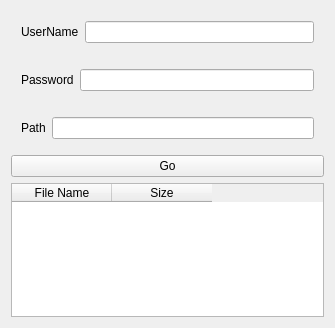
<?xml version="1.0" encoding="UTF-8"?>
<ui version="4.0">
 <class>Form</class>
 <widget class="QWidget" name="Form">
  <property name="geometry">
   <rect>
    <x>0</x>
    <y>0</y>
    <width>335</width>
    <height>328</height>
   </rect>
  </property>
  <property name="windowTitle">
   <string>Form</string>
  </property>
  <layout class="QVBoxLayout" name="verticalLayout">
   <item>
    <layout class="QHBoxLayout" name="horizontalLayout">
     <property name="leftMargin">
      <number>10</number>
     </property>
     <property name="topMargin">
      <number>10</number>
     </property>
     <property name="rightMargin">
      <number>10</number>
     </property>
     <property name="bottomMargin">
      <number>10</number>
     </property>
     <item>
      <widget class="QLabel" name="m_oUserNameLabel">
       <property name="text">
        <string>UserName</string>
       </property>
      </widget>
     </item>
     <item>
      <widget class="QLineEdit" name="m_oUserNameLineEdit"/>
     </item>
    </layout>
   </item>
   <item>
    <layout class="QHBoxLayout" name="horizontalLayout_2">
     <property name="leftMargin">
      <number>10</number>
     </property>
     <property name="topMargin">
      <number>10</number>
     </property>
     <property name="rightMargin">
      <number>10</number>
     </property>
     <property name="bottomMargin">
      <number>10</number>
     </property>
     <item>
      <widget class="QLabel" name="m_oPasswordLabel">
       <property name="text">
        <string>Password</string>
       </property>
      </widget>
     </item>
     <item>
      <widget class="QLineEdit" name="m_oPasswordLineEdit"/>
     </item>
    </layout>
   </item>
   <item>
    <layout class="QHBoxLayout" name="horizontalLayout_3">
     <property name="leftMargin">
      <number>10</number>
     </property>
     <property name="topMargin">
      <number>10</number>
     </property>
     <property name="rightMargin">
      <number>10</number>
     </property>
     <property name="bottomMargin">
      <number>10</number>
     </property>
     <item>
      <widget class="QLabel" name="m_oFileDirectoryLabel">
       <property name="text">
        <string>Path</string>
       </property>
      </widget>
     </item>
     <item>
      <widget class="QLineEdit" name="m_oFileDirectoryLineEdit"/>
     </item>
    </layout>
   </item>
   <item>
    <widget class="QPushButton" name="m_oGoPushButton">
     <property name="text">
      <string>Go</string>
     </property>
    </widget>
   </item>
   <item>
    <widget class="QTableWidget" name="m_oShowFiles">
     <column>
      <property name="text">
       <string>File Name</string>
      </property>
     </column>
     <column>
      <property name="text">
       <string>Size</string>
      </property>
     </column>
    </widget>
   </item>
  </layout>
 </widget>
 <resources/>
 <connections/>
</ui>
